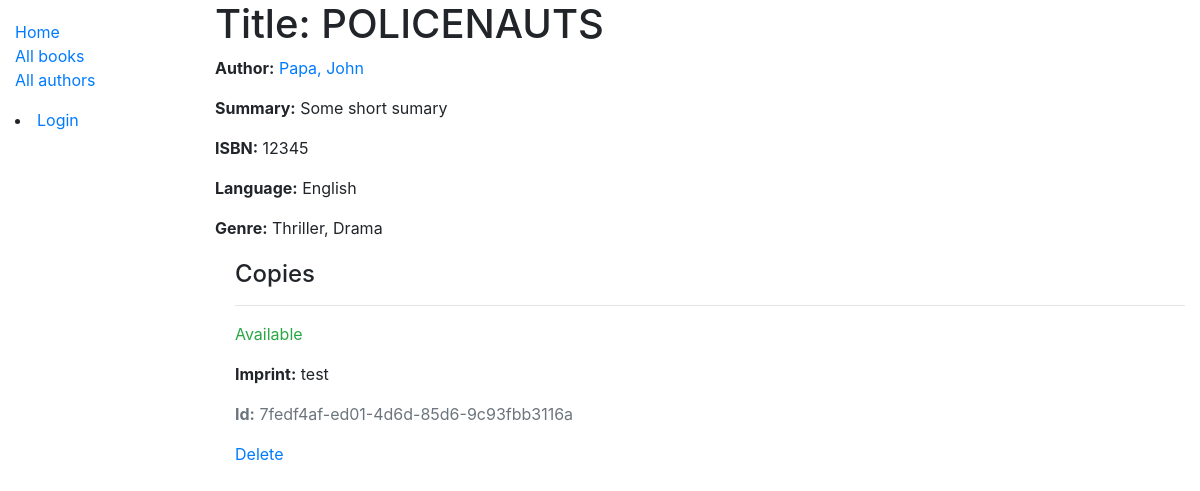
Page /catalog/book/1 on the earlier database version.
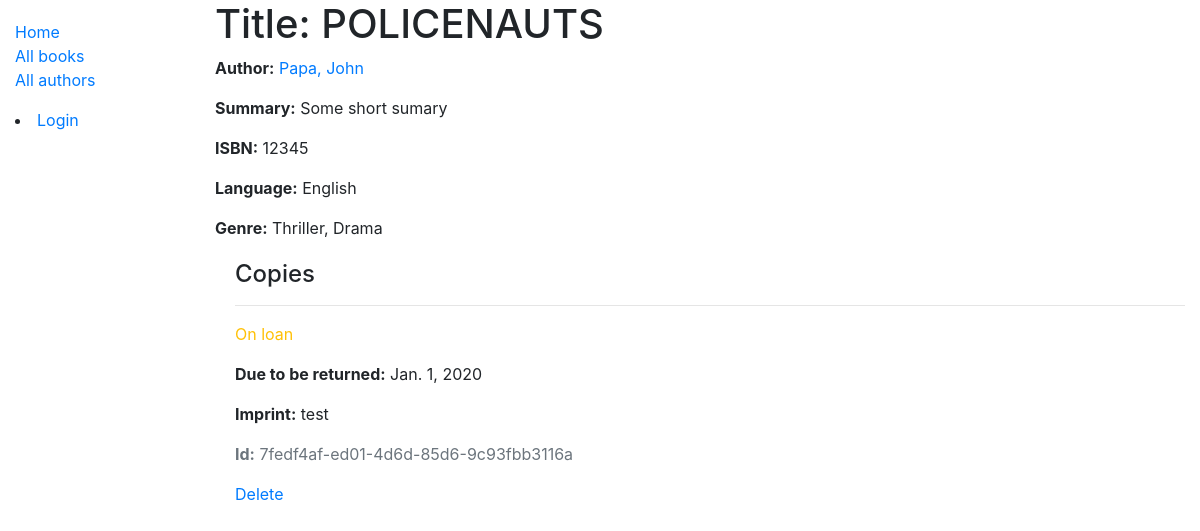
Same page on the later database version.
### catalog/models.py (models this page shows, shortened)
class BookInstance(models.Model):
    id = models.UUIDField(primary_key=True, default=uuid.uuid4, help_text='Unique ID from this particular book instance')
    book = models.ForeignKey(Book, on_delete=models.SET_NULL, null=True)
    imprint = models.CharField(max_length=200)
    due_back = models.DateField(null=True, blank=True)
    borrower = models.ForeignKey(User, on_delete=models.SET_NULL, null=True, blank=True)
    LOAN_STATUS = (
        ('m', 'Maintenance'),
        ('o', 'On loan'),
        ('a', 'Available'),
        ('r', 'Reserved')
    )
    status = models.CharField(
        max_length=1,
        choices=LOAN_STATUS,
        blank=True,
        default='m',
        help_text='Book availability',
    )
    class Meta:
        ordering = [ 'due_back' ]
        permissions = (("can_mark_returned", "Set book as returned"),)

### catalog/views.py (the view)
# urls.py: path('book/<int:pk>', views.BookDetailView.as_view(), name='book-detail'),
class BookDetailView(generic.DetailView):
    model = Book

### catalog/models.py (called while the page is built)
    def __str__(self):
        return self.name

    def __str__(self):
        return f'{self.last_name}, {self.first_name}'

    def __str__(self):
        return self.name

### catalog/templates/catalog/book_detail.html
{% extends "base_generic.html" %}
{% block content %}
  <h1>Title: {{ book.title }}</h1>
  <p><strong>Author:</strong> <a href="">{{ book.author }}</a></p>
  <p><strong>Summary:</strong> {{ book.summary }}</p>
  <p><strong>ISBN:</strong> {{ book.isbn }}</p>
  <p><strong>Language:</strong> {{ book.language }}</p>
  <p><strong>Genre:</strong> {{ book.genre.all|join:", " }}</p>
  <div style="margin-left:20px;margin-top:20px">
    <h4>Copies</h4>
    {% for copy in book.bookinstance_set.all %}
      <hr>
      <p class="{% if copy.status == 'a' %}text-success{% elif copy.status == 'm' %}text-danger{% else %}text-warning{% endif %}">
        {{ copy.get_status_display }}
      </p>
      {% if copy.status != 'a' %}
        <p><strong>Due to be returned:</strong> {{ copy.due_back }}</p>
      {% endif %}
      <p><strong>Imprint:</strong> {{ copy.imprint }}</p>
      <p class="text-muted"><strong>Id:</strong> {{ copy.id }}</p>
    {% endfor %}
    <a href="{% url 'book_delete' book.id %}">Delete</a>
  </div>
{% endblock %}

Differences in the rows shown:
changed BookInstance "test": status "Available" → "On loan"; due_back (not shown) → "Jan. 1, 2020"
